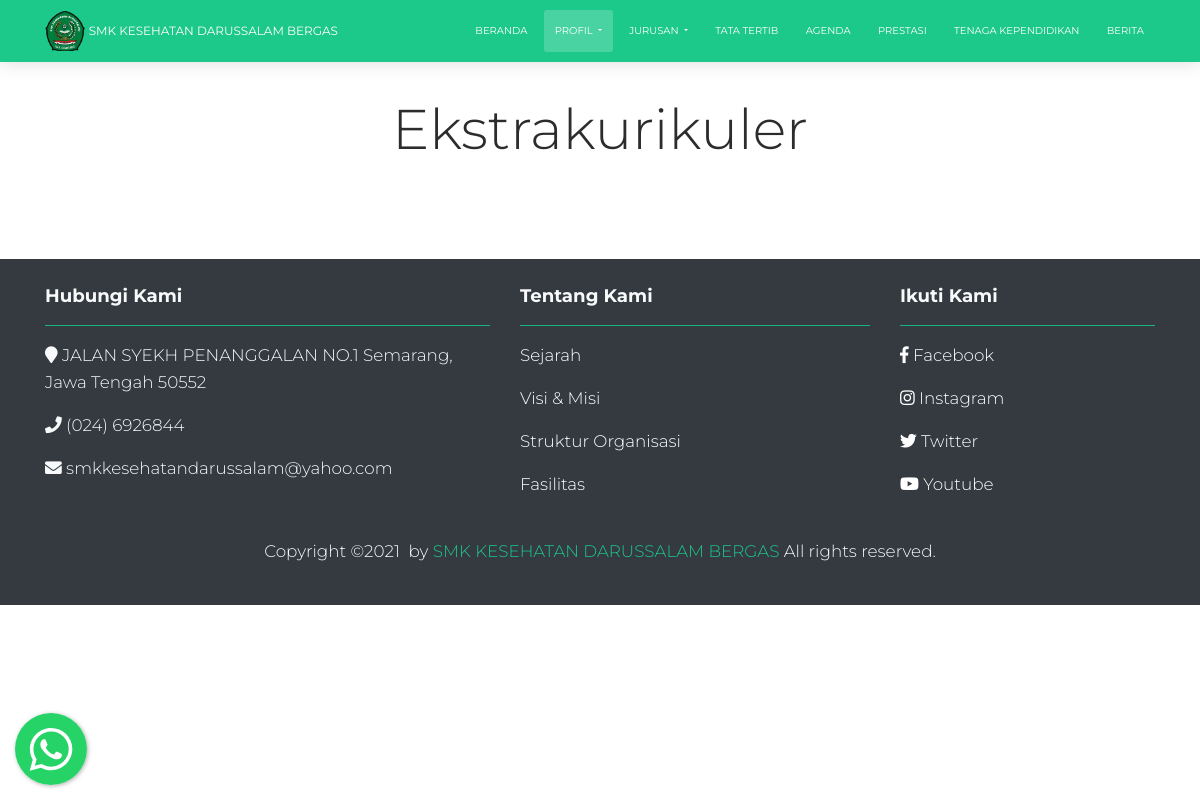
Page /index.php/profil/ekstrak on the earlier database version.
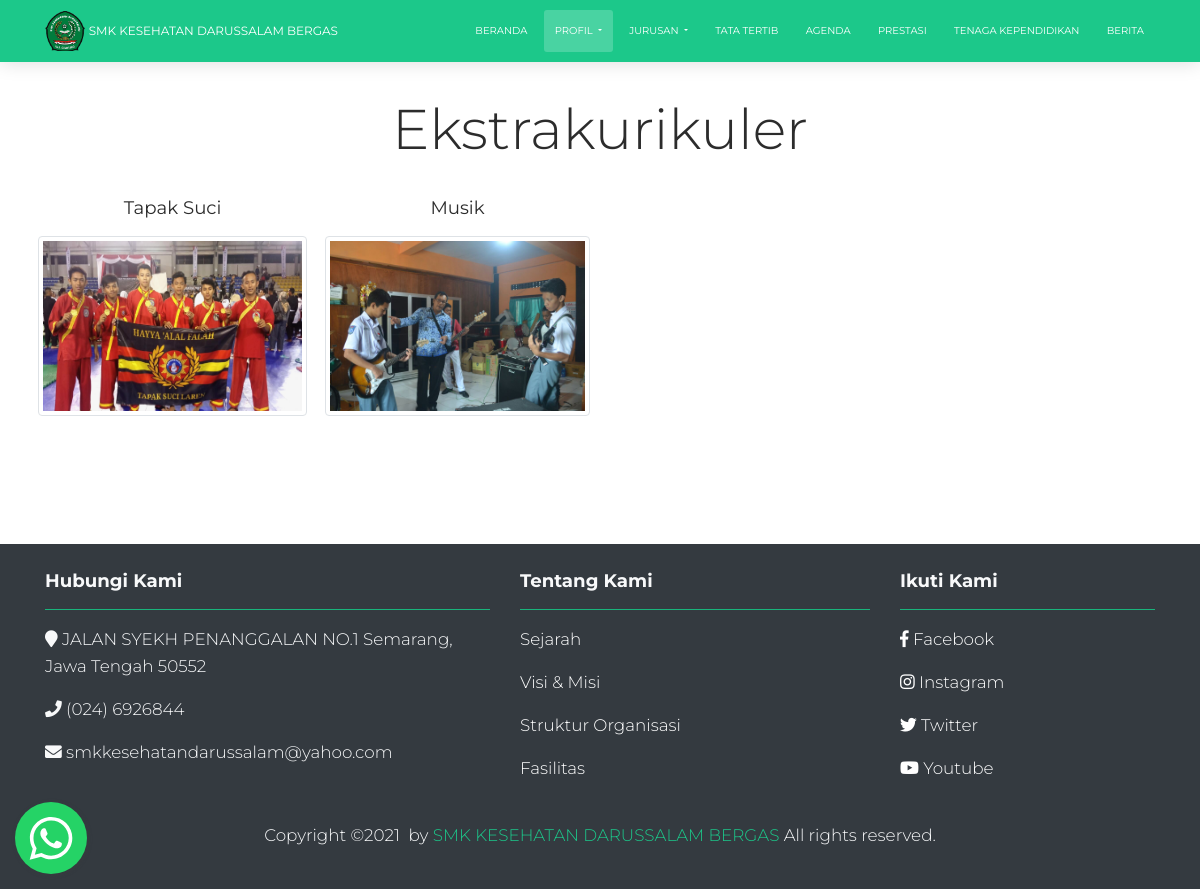
Same page on the later database version.
### tables this page shows
CREATE TABLE `ekstra` (
  `id` int(11) NOT NULL,
  `name` text NOT NULL,
  `photo` text NOT NULL
);

### application/controllers/Profil.php (called while the page is built, shortened)
<?php
class Profil extends CI_Controller {
	public function __construct()
	{
		$this->load->model('fasilitas_model', 'fasilitas');
		$this->load->model('ekstra_model', 'ekstra');
		$this->load->model('prestasi_model', 'prestasi');
		$this->load->model('struktur_model', 'struktur');
		$this->load->model('sejarah_model', 'sejarah');
		$this->load->model('visimisi_model', 'visimisi');
		$this->load->model('kepsek_model', 'kepsek');
		$this->load->model('pegawai_model', 'pegawai');
		$this->load->model('guru_model', 'guru');
	}
	public function ekstrak()
	{
		$data['title']		= 'Ekstrakurikuler';
		$data['page']		= 'profil/ekstrak';
		$data['ekstra'] = $this->ekstra->getAllEkstraUnik();
		$this->load->view('front/layouts/main', $data);
	}
}

### index.php (called while the page is built, shortened)
<?php
require_once BASEPATH.'core/CodeIgniter.php';

### application/models/Ekstra_model.php (called while the page is built, shortened)
<?php
class Ekstra_model extends CI_Model {
	public function getAllEkstraUnik()
	{
		return $this->db->query("select id,name,photo, replace(name , ' ','') unik from ekstra")->result();
	}
}

### application/views/front/pages/profil/ekstrak.php (the view, shortened to what this page needs)
<div class="ekstra mt-5 mb-5 pb-5 pt-5">
	<div class="container">
	<h1 class="display-4 my-auto text-center">Ekstrakurikuler</h1>
		<div class="row text-center">
			<?php foreach ($ekstra as $f) : ?>
				<div class="col-lg-3 col-md-6 col-sm-6 col-xs-12 p-2 my-4">
					<h5 class="text-center"><?= $f->name ?></h5>
					<img style="height:180px" src="<?= base_url('img/ekstra/' . $f->photo) ?>" class="img-thumbnail" data-toggle="modal" data-target="#<?= $f->unik ?>">
				</div>
			<?php endforeach ?>
		</div>
	</div>
</div>

### application/views/front/layouts/main.php (shortened to what this page needs)
<!DOCTYPE html>
<html lang="en">
<head>
   <link rel="stylesheet" href="https://use.fontawesome.com/releases/v5.7.1/css/all.css">
   <link href="<?= base_url() ?>/asset/landing_assets/css/bootstrap.min.css" rel="stylesheet" />
   <link href="<?= base_url() ?>/asset/landing_assets/css/now-ui-kit.css?v=1.3.0" rel="stylesheet" />
   <link href="<?= base_url() ?>/asset/landing_assets/demo/demo.css" rel="stylesheet" />
   <link rel="stylesheet" href="<?= base_url() ?>/asset/instagram/css/instagram-widget.css">
   <link rel="stylesheet" href="<?= base_url() ?>/asset/whatsapp/floating-wpp.css">
</head>
<body class="index-page sidebar-collapse">
   <?php $this->load->view('front/layouts/_navbar'); ?>
   <?php $this->load->view('front/pages/' . $page); ?>
   <div id="myButton"></div>
   <?php $this->load->view('front/layouts/_footer'); ?>
</body>
</html>

### application/views/front/layouts/_navbar.php (shortened to what this page needs)
<?php if ($title == 'Sejarah' || $title == 'Visi & Misi' || $title == 'Struktur Organisasi' || $title == 'Fasilitas' || $title == 'Asisten Keperawatan' || $title == 'Teknologi Laboratorium Medik' || $title == 'Tata Tertib' || $title == 'Agenda' || $title == 'Berita' || $title == 'Ekstrakurikuler' || $title == 'Prestasi Sekolah' || $title == 'Tenaga Kependidikan'){ ?>
 		<nav class='navbar navbar-expand-lg bg-success fixed-top'> <?php ;
		}else{ ?>
		 <nav class='navbar navbar-expand-lg bg-success fixed-top navbar-transparent' color-on-scroll='350'> <?php ;
	 }
?>
	<div class="container">
		<div class="navbar-translate">
			<img class="n-logo" src="<?= base_url() ?>/asset/landing_assets/img/smk-logo.png" width="40px">
			<a class="navbar-brand" href="<?= base_url() ?>" rel="tooltip" data-placement="bottom">
				SMK Kesehatan Darussalam Bergas
			</a>
		</div>
		<div class="collapse navbar-collapse justify-content-end" id="navigation" data-nav-image="./assets/img/blurred-image-1.jpg">
			<ul class="navbar-nav">
				<li class="nav-item <?php if ($title == 'Beranda') echo "active"; ?>">
					<a class="nav-link" href="<?= base_url() ?>">
						<p>Beranda</p>
					</a>
				</li>
				<li class="nav-item dropdown <?php if ($title == 'Sejarah' || $title == 'Visi & Misi' || $title == 'Struktur Organisasi' || $title == 'Fasilitas' || $title == 'Ekstrakurikuler') echo "active"; ?>">
					<a href="#" class="nav-link dropdown-toggle" id="navbarDropdownMenuLink1" data-toggle="dropdown">
						<p>Profil</p>
					</a>
				</li>
				<li class="nav-item dropdown <?php if ($title == 'Asisten Keperawatan' || $title == 'Teknologi Laboratorium Medik') echo "active"; ?>"">
					<a href=" #" class="nav-link dropdown-toggle" id="navbarDropdownMenuLink1" data-toggle="dropdown">
					<p>Jurusan</p>
					</a>
				</li>
				<li class="nav-item <?php if ($title == 'Tata Tertib') echo "active"; ?>">
					<a class="nav-link" href="<?= base_url('tatatertib') ?>">
						<p>Tata Tertib</p>
					</a>
				</li>
				<li class="nav-item <?php if ($title == 'Agenda') echo "active"; ?>">
					<a class="nav-link" href="<?= base_url('agenda') ?>">
						<p>Agenda</p>
					</a>
				</li>
			<li class="nav-item <?php if ($title == 'Prestasi Sekolah') echo "active"; ?>">
					<a class="nav-link" href="<?= base_url('profil/prestasisekolah') ?>">
						<p>Prestasi</p>
					</a>
				</li>
			<li class="nav-item <?php if ($title == 'Tenaga Kependidikan') echo "active"; ?>">
					<a class="nav-link" href="<?= base_url('profil/tenagakependidikan') ?>">
						<p>Tenaga Kependidikan</p>
					</a>
				</li>
				<li class="nav-item <?php if ($title == 'Berita') echo "active"; ?>">
					<a class="nav-link" href="<?= base_url('blog') ?>">
						<p>Berita</p>
					</a>
				</li>
			</ul>
		</div>
	</div>
</nav>

### application/views/front/layouts/_footer.php (shortened to what this page needs)
<footer class="footer bg-dark text-light">
	<div class="container bottom_border">
		<div class="row">
			<div class="col-sm-4 col-md-5">
				<h5 class="headin5_amrc col_white_amrc pt2"><b>Hubungi Kami</b></h5>
				<hr class="bg-success">
				<p><i class="fa fa-map-marker"></i> JALAN SYEKH PENANGGALAN NO.1 Semarang, Jawa Tengah 50552 </p>
				<p><i class="fa fa-phone"></i> (024) 6926844 </p>
				<p><i class="fa fa fa-envelope"></i> smkkesehatandarussalam@yahoo.com</p>
			</div>
			<div class="col-sm-4 col-md-4">
				<h5 class="headin5_amrc col_white_amrc pt2"><b>Tentang Kami</b></h5>
				<hr class="bg-success">
				<p><a class="text-white" href="<?= base_url('profil/sejarah') ?>">Sejarah</a></p>
				<p><a class="text-white" href="<?= base_url('profil/visimisi') ?>">Visi & Misi</a></p>
				<p><a class="text-white" href="<?= base_url('profil/struktur') ?>">Struktur Organisasi</a></p>
				<p><a class="text-white" href="<?= base_url('profil/fasilitas') ?>">Fasilitas</a></p>
			</div>
			<div class=" col-sm-4 col-md-3">
				<h5 class="headin5_amrc col_white_amrc pt2"><b>Ikuti Kami</b></h5>
				<hr class="bg-success">
				<p><a class="text-white" href="https://www.facebook.com/SMK-Kesehatan-Darussalam-Bergas-102229018460582" target="_blank"><i class="fab fa-facebook-f"></i> Facebook</a></p>
				<p><a class="text-white" href="https://www.instagram.com/smkkesehatandarussalam/" target="_blank"><i class="fab fa-instagram"></i> Instagram</a></p>
				<p><a class="text-white" href="https://twitter.com/smkkesda1" target="_blank"><i class="fab fa-twitter"></i> Twitter</a></p>
				<p><a class="text-white" href="https://www.youtube.com/channel/UCyIpBMCIZ8SHSnXItUOAOqQ" target="_blank"><i class="fab fa-youtube"></i> Youtube</a></p>
			</div>
		</div>
	</div>
	<div class="container">
		<p class="text-center mt-4">
			Copyright &copy; <i class="fa fa-heart-o" aria-hidden="true"></i> by <a class="text-success" target="_blank">SMK KESEHATAN DARUSSALAM BERGAS</a> All rights reserved.
		</p>
	</div>
</footer>

### asset/whatsapp/floating-wpp.css (style rules this page uses)
.floating-wpp { position: fixed; bottom: 15px; left: 15px; font-size: 14px; transition: bottom 0.2s; }

Differences in the rows shown:
added ekstra: name "Tapak Suci", photo (picture)
added ekstra: name "Musik", photo (picture)
